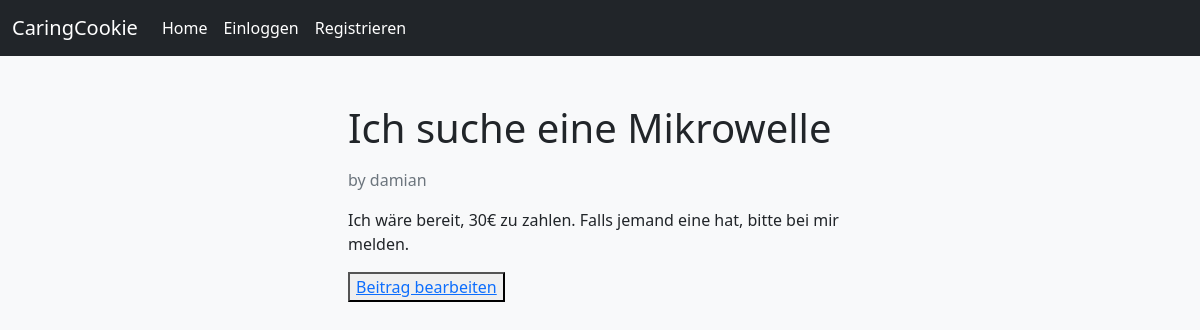
Page /blog/3 on the committed database.
### blog/models.py (models this page shows, shortened)
class Blog(models.Model):
    title = models.CharField(max_length=250)
    content = models.TextField()
    date_published = models.DateTimeField(default=timezone.now)
    author = models.ForeignKey(User, on_delete=CASCADE)

### blog/views.py (the view)
# urls.py: path("blog/<int:pk>", views.detail_view, name="blogs_detail"),
def detail_view(request, pk):
    blog = get_object_or_404(Blog, pk=pk)
    return render(request, "blog/detail.html", {"blog": blog})

### blog/templates/blog/detail.html
{% extends "blog/base.html" %} {% block content %}
<div class="container p-5">
  <h1 class="blog-card-title mb-3 font-weight-bold">{{blog.title}}</h1>
  <p class="text-muted">by {{ blog.author }}</p>
  <p class="line-height text-justify">{{blog.content}}</p>
  <button type="button">
    <a href="{% url 'change_blog' blog.pk %}">Beitrag bearbeiten</a>
  </button>
</div>
{% endblock content %}

### blog/static/blog/main.css (style rules this page uses)
@media (min-width: 1200px) { .container { max-width: 50%; } }

### rows in the picture
Blog: title "Ich suche eine Mikrowelle", author "damian", content "Ich wäre bereit, 30€ zu zahlen. Falls jemand eine hat, bitte bei mir melden."
